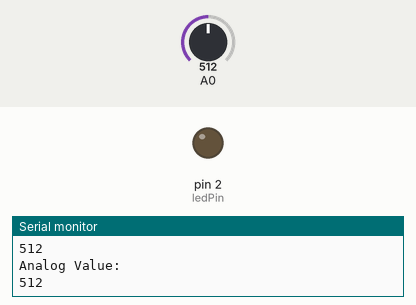
Recording of a sketch running on a simulated Arduino Uno, built with avr-gcc and run on an emulated ATmega328P. Parts: output pins drawn as LEDs (lit = HIGH), the last lines printed to the serial monitor. The inputs (shaded band) are chosen by the test bench; at power-on: A0 = 512.

Above: at 1.2 s.
1.3 s: A0 set to 458
2.8 s: A0 set to 440
At 4.2 s:
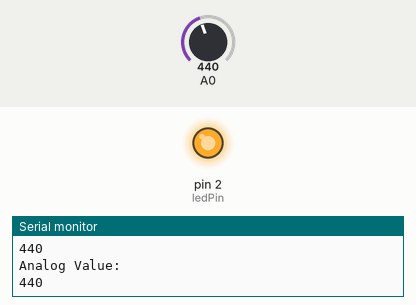
4.5 s: A0 set to 460
At 5.5 s:
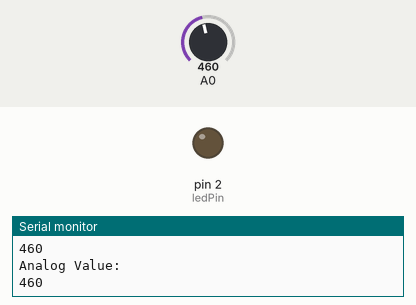
6.0 s: A0 set to 306
At 6.7 s:
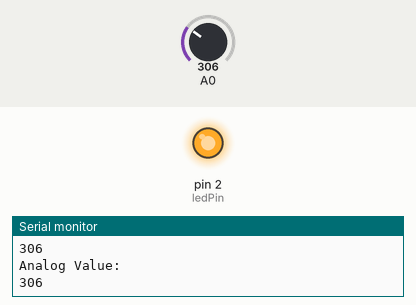
Timing chart, 0 to 8.5 s (numbered marks = the images above; inputs shaded):
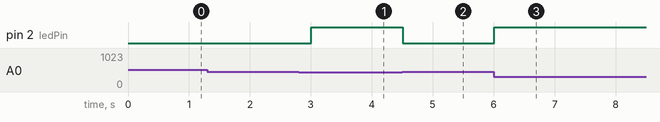

Measured:
- the behaviour switches between 451 and 450 on A0 (found by bisection; images 0 and 1)
- after the input at 2.8 s, pin 2 (ledPin): LOW → HIGH after 0.21 s
- after the input at 4.5 s, pin 2 (ledPin): HIGH → LOW at once
- after the input at 6.0 s, pin 2 (ledPin): LOW → HIGH at once

The sketch:

nightlight.ino
```cpp
int ledPin = 2;

void setup() {
  pinMode(ledPin, OUTPUT);
  Serial.begin(9600);
}

void loop() {
    int value = analogRead(A0);

    Serial.println("Analog Value: ");
    Serial.println(value);

    if (value > 450) {
        digitalWrite(ledPin, LOW);
    } else {
        digitalWrite(ledPin, HIGH);
    }

    delay(250);
}
```
